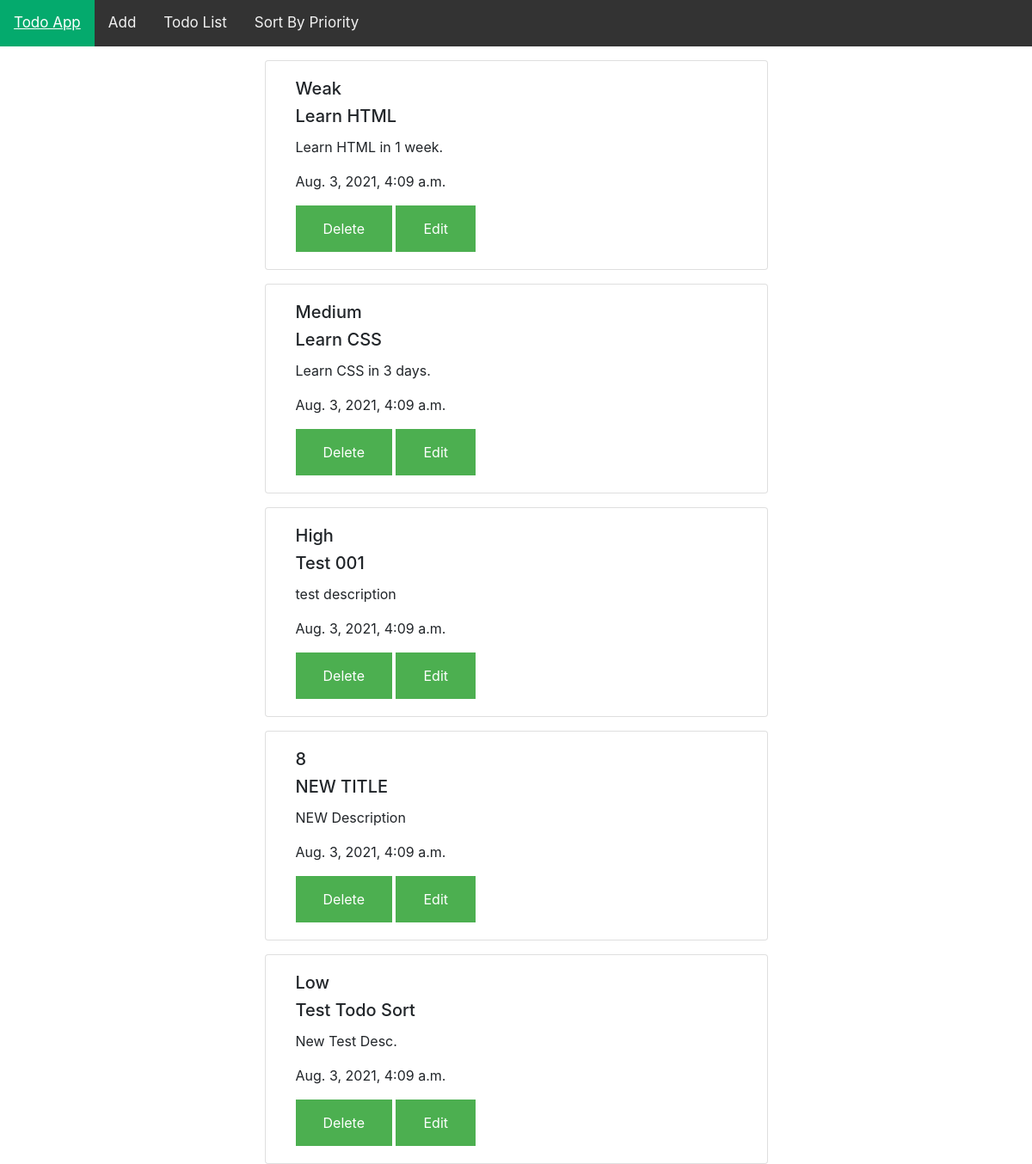
/list, run on an earlier commit of the app's database.
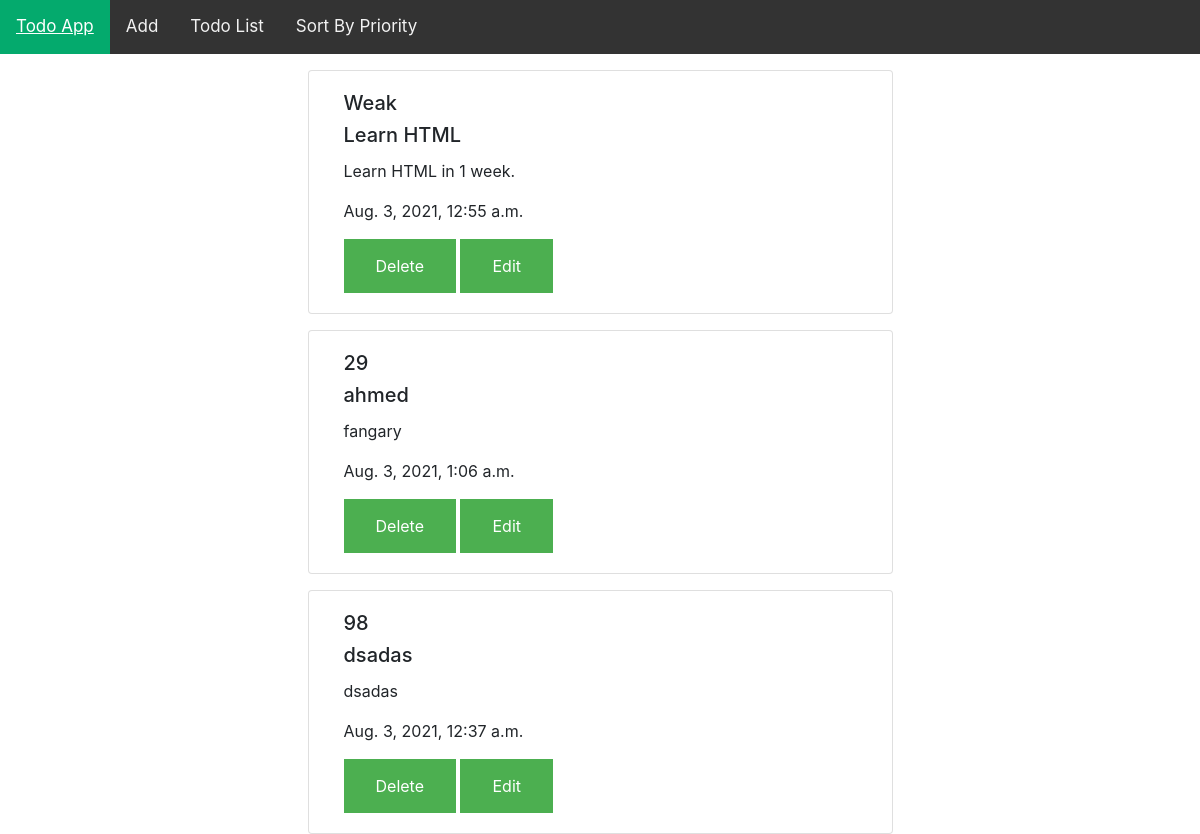
And on a later commit of the database.
### todoapp/models.py (models this page shows, shortened)
class Todo(models.Model):
    PRIORITY_CHOICES=(
        (1,"Weak"),
        (2,"Low"),
        (3,"Medium"),
        (4,"High"),
        (5,"Highest")
    )
    title       = models.CharField(max_length=250)
    description = models.TextField()
    priority    = models.PositiveSmallIntegerField(choices=PRIORITY_CHOICES, default=1)
    created_at  = models.DateTimeField(auto_now=True)

### todoapp/views.py (the view)
# urls.py: path('list', views.list.as_view(), name='list'),
class list(ListView):
    model = Todo
    template_name = 'list.html'
    context_object_name = 'todolist'

### templates/list.html (shortened to what this page needs)
{% extends 'index.html' %}
{% block content %}
{% for eachtodo in todolist %}
<div class="row">
    <div class="col-md-6" style="margin:0 auto;">
        <form action="{% url 'submit' %}" method="POST">
            <div class="card container-fluid" style="margin-top: 1rem;">
                <div class="card-body">
                    <h5 class="card-text">{{eachtodo.get_priority_display}}</h5>
                    <h5 class="card-title">{{eachtodo.title}}</h5>
                    <p class="card-text">{{eachtodo.description}}</p>
                    <p class="card-text">{{eachtodo.created_at}}</p>
                    <a href="/delete/{{eachtodo.pk}}" class="button">Delete</a>
                    <a href="/edit/{{eachtodo.id}}" class="button">Edit</a>
                </div>
            </div>
        </form>
    </div>
</div>
{% endfor %}
{% endblock %}

### templates/index.html (shortened to what this page needs)
<!doctype html>
<html lang="en">
    <head>
        <link rel="stylesheet" href="https://stackpath.bootstrapcdn.com/bootstrap/4.4.1/css/bootstrap.min.css">
    </head>
    <body>
        <div class="topnav">
            <a class="active" href="{% url 'index' %}">Todo App</a>
            <a href="{% url 'index' %}">Add</a>
            <a href="{% url 'list' %}">Todo List</a>
            <a href="{% url 'sortdata' %}">Sort By Priority</a>
        </div>
        {% block content %}{% endblock %}
    </body>
</html>

### templates/index.html (style rules this page uses)
body { margin: 0; font-family: Arial, Helvetica, sans-serif; }
.topnav { overflow: hidden; background-color: #333; }
.topnav a { float: left; color: #f2f2f2; text-align: center; padding: 14px 16px; text-decoration: none; font-size: 17px; }
.topnav a.active { background-color: #04AA6D; color: white; }
.button { background-color: #4CAF50; border: none; color: white; padding: 15px 32px; text-align: center; text-decoration: none; display: inline-block; font-size: 16px; }

### templates/list.html (style rules this page uses)
.button { background-color: #4CAF50; border: none; color: white; padding: 15px 32px; text-align: center; text-decoration: none; display: inline-block; font-size: 16px; }

What changed in the data, as far as the page shows it:
removed Todo: priority "Medium", title "Learn CSS", description "Learn CSS in 3 days.", created_at "Aug. 3, 2021, 4:09 a.m."
removed Todo: priority "High", title "Test 001", description "test description", created_at "Aug. 3, 2021, 4:09 a.m."
removed Todo: priority "8", title "NEW TITLE", description "NEW Description", created_at "Aug. 3, 2021, 4:09 a.m."
removed Todo: priority "Low", title "Test Todo Sort", description "New Test Desc.", created_at "Aug. 3, 2021, 4:09 a.m."
changed Todo "Weak": created_at "Aug. 3, 2021, 4:09 a.m." → "Aug. 3, 2021, 12:55 a.m."
added Todo: priority "29", title "ahmed", description "fangary", created_at "Aug. 3, 2021, 1:06 a.m."
added Todo: priority "98", title "dsadas", description "dsadas", created_at "Aug. 3, 2021, 12:37 a.m."
